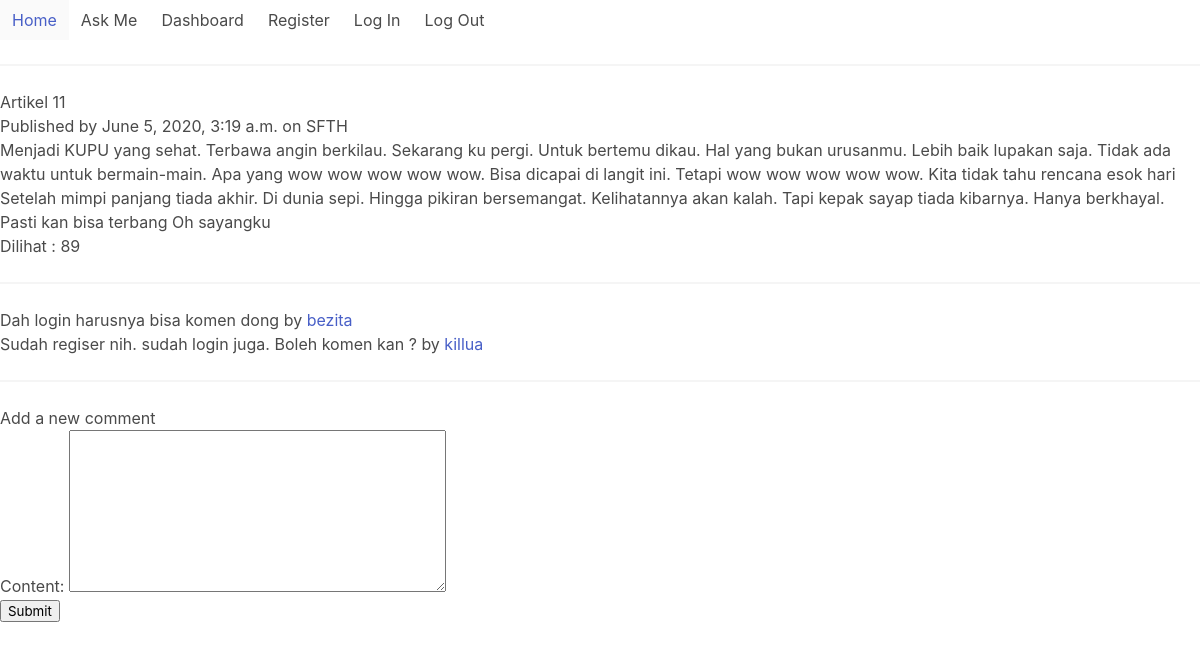
Before: /detail/9 with the older database file.
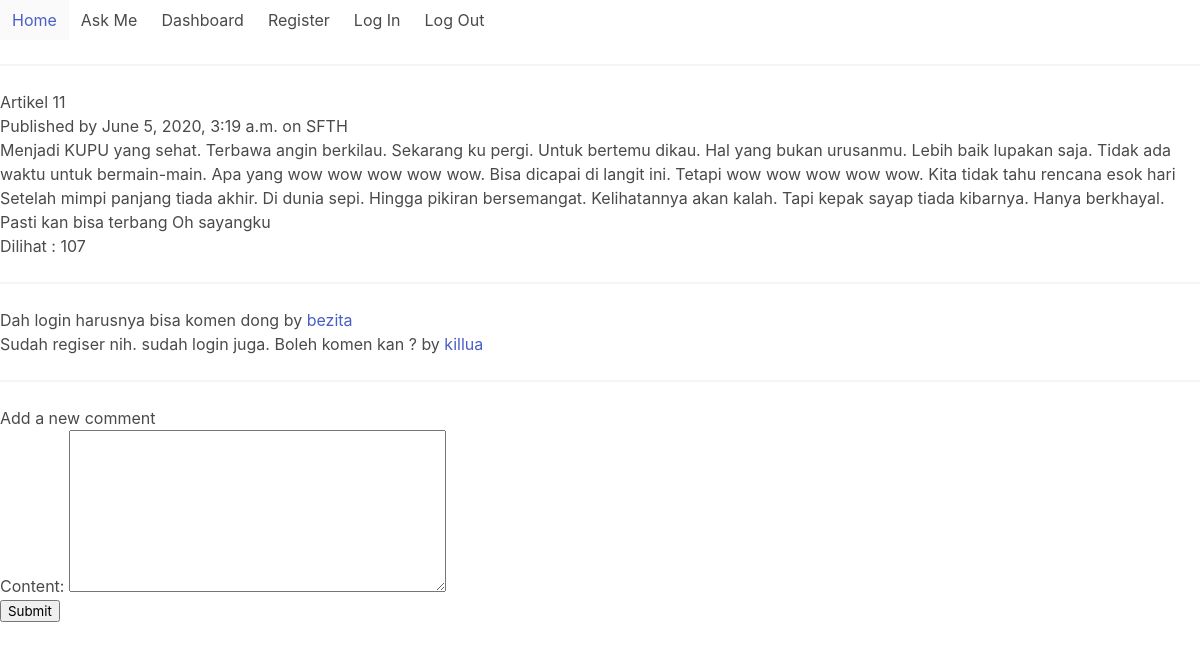
After: the same page with the newer database file.
### articles/models.py (models this page shows, shortened)
class Article(models.Model):
    title = models.CharField(max_length=120)
    content = models.TextField()
    slug = models.SlugField()
    published_at = models.DateTimeField(null=True)
    is_published = models.BooleanField(default=False)
    views = models.PositiveIntegerField(default=0)
    category = models.ForeignKey(Category, on_delete=models.CASCADE)
    class Meta:
        ordering = ['-published_at']

class Category(models.Model):
    name = models.CharField(max_length=120)
    def __str__(self):
        return self.name

### articles/views.py (the view)
# urls.py: path('detail/<int:article_id>', detail_article_page, name='detail'),
def detail_article_page(request, article_id):
    form = CommentForm()
    article = get_object_or_404(Article, id=article_id)
    comments = Comment.objects.filter(article=article_id)
    views = 0
    if not request.user.is_authenticated:
        views = Article.objects.filter(id=article.id).update(views=F('views') + 1)
    context = {
        'form':form,
        'article':article,
        'comments':comments,
        'views':views
    }
    return render(request, 'articles/detail.html', context)

### articles/forms.py
class CommentForm(forms.ModelForm):
    class Meta:
        model = Comment
        fields = ['content']

### members/models.py (called while the page is built)
    def __str__(self):
        return self.user.username

### templates/articles/detail.html (shortened to what this page needs)
{% extends "base.html" %}
{% block content %}
    <h1>{{ article.title }}</h1>
    <h2>Published by {{ article.published_at }} on {{ article.category }}</h2>
    <p>{{ article.content }}</p>
    <p>Dilihat : {{ article.views }}</p>
    <hr/>
    {% for comment in comments %}
        <p>{{ comment.content }} by
            <a href="{% url 'members:profile' comment.author %}">{{ comment.author }}</a></p>
    {% empty %}
        <p>Belum ada komentar.</p>
    {% endfor %}
    <hr/>
    <h2>Add a new comment</h2>
    <form action="{% url 'articles:comment' article.id %}" method="post">
        {{ form.as_p }}
        <p><input type="submit" value="Submit"></p>
    </form>
{% endblock %}

Changed rows visible on the page:
changed Article "Artikel 11": views "89" → "107"
